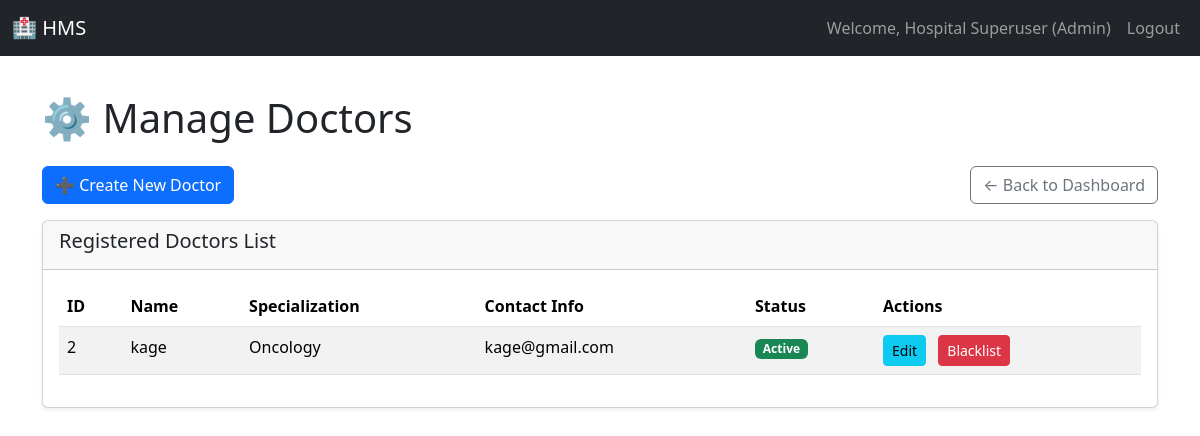
/admin/doctors (signed in), run on an earlier commit of the app's database.
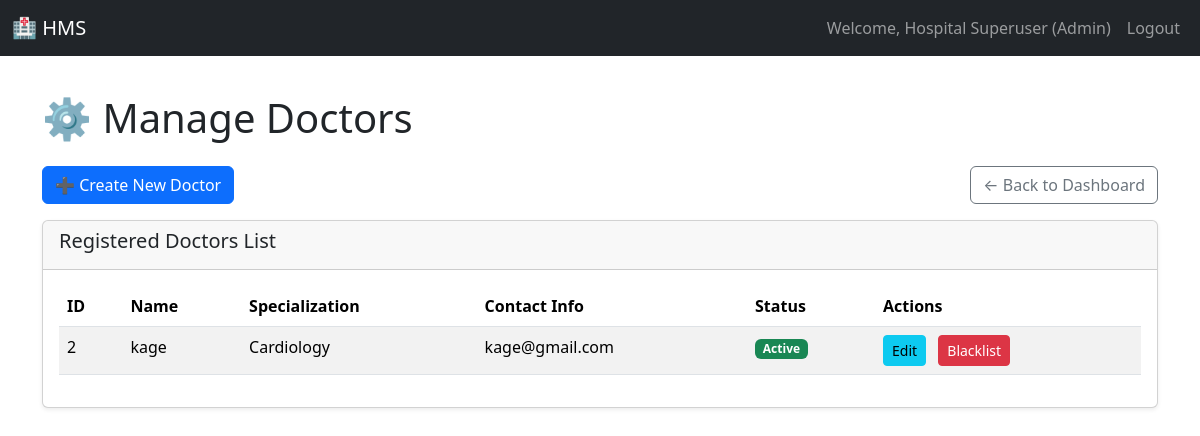
And on a later commit of the database.
### models.py (models this page shows)
class Doctor(db.Model):
    __tablename__ = 'doctor'
    user_id = db.Column(db.Integer, db.ForeignKey('user.id'), primary_key=True)
    specialization_id = db.Column(db.Integer, db.ForeignKey('specialization.id'), nullable=False)
    appointments = db.relationship('Appointment', backref='doctor', lazy='dynamic')

class Specialization(db.Model):
    __tablename__ = 'specialization'
    id = db.Column(db.Integer, primary_key=True)
    name = db.Column(db.String(80), unique=True, nullable=False)
    description = db.Column(db.String(255))
    doctors = db.relationship('Doctor', backref='specialization', lazy='dynamic')

class User(UserMixin, db.Model):
    __tablename__ = 'user'
    id = db.Column(db.Integer, primary_key=True)
    username = db.Column(db.String(80), unique=True, nullable=False)
    password_hash = db.Column(db.String(128), nullable=False)
    role = db.Column(db.String(10), nullable=False)  # Admin, Doctor, Patient
    name = db.Column(db.String(100), nullable=False)
    contact_info = db.Column(db.String(100))
    is_active = db.Column(db.Boolean, default=True) # Used for blacklist/deactivation
    doctor_profile = db.relationship('Doctor', backref='user', uselist=False)
    patient_profile = db.relationship('Patient', backref='user', uselist=False)

### app.py (the view)
@app.route('/admin/doctors')
@role_required('Admin')
def manage_doctors():
    doctors = Doctor.query.join(User).all()
    return render_template('manage_doctors.html', doctors=doctors)

### app.py (called while the page is built)
@login_manager.user_loader
def load_user(user_id):
    return User.query.get(int(user_id))

def role_required(role):
    def wrapper(func):
        @login_required
        @functools.wraps(func) # <<< THIS LINE IS THE FIX
        def decorated_view(*args, **kwargs):
            if current_user.role != role:
                flash('Access denied. You do not have the required permissions.', 'danger')
                return redirect(url_for('dashboard'))
            return func(*args, **kwargs)
        return decorated_view
    return wrapper

### templates/manage_doctors.html (shortened to what this page needs)
{% extends "base.html" %}
{% block content %}
<h1 class="mb-4">⚙️ Manage Doctors</h1>
<div class="d-flex justify-content-between align-items-center mb-3">
    <a href="{{ url_for('add_doctor') }}" class="btn btn-primary">➕ Create New Doctor</a>
    <a href="{{ url_for('admin_dashboard') }}" class="btn btn-outline-secondary">← Back to Dashboard</a>
</div>
<div class="card shadow-sm">
    <div class="card-header">
        <h5>Registered Doctors List</h5>
    </div>
    <div class="card-body">
        <table class="table table-hover table-striped">
            <thead>
                <tr>
                    <th>ID</th>
                    <th>Name</th>
                    <th>Specialization</th>
                    <th>Contact Info</th>
                    <th>Status</th>
                    <th>Actions</th>
                </tr>
            </thead>
            <tbody>
                {% for doctor in doctors %}
                <tr>
                    <td>{{ doctor.user_id }}</td>
                    <td>{{ doctor.user.name }}</td>
                    <td>{{ doctor.specialization.name }}</td>
                    <td>{{ doctor.user.contact_info or 'N/A' }}</td>
                    <td>
                        {% if doctor.user.is_active %}
                            <span class="badge bg-success">Active</span>
                        {% else %}
                            <span class="badge bg-danger">Blacklisted</span>
                        {% endif %}
                    </td>
                    <td>
                        <a href="{{ url_for('edit_doctor', user_id=doctor.user_id) }}" class="btn btn-sm btn-info me-2">Edit</a>
                        <form method="POST" action="{{ url_for('toggle_blacklist', user_id=doctor.user_id) }}" style="display:inline;">
                            {% if doctor.user.is_active %}
                                <button type="submit" class="btn btn-sm btn-danger" onclick="return confirm('Are you sure you want to blacklist this doctor?');">Blacklist</button>
                            {% else %}
                                <button type="submit" class="btn btn-sm btn-success" onclick="return confirm('Are you sure you want to reactivate this doctor?');">Activate</button>
                            {% endif %}
                        </form>
                    </td>
                </tr>
                {% else %}
                <tr>
                    <td colspan="6" class="text-center text-muted">No doctors have been registered yet.</td>
                </tr>
                {% endfor %}
            </tbody>
        </table>
    </div>
</div>
{% endblock %}

What changed in the data, as far as the page shows it:
changed Doctor "kage": specialization.name "Oncology" → "Cardiology"
